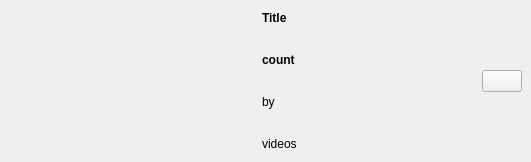
<?xml version="1.0" encoding="UTF-8"?>
<ui version="4.0">
 <class>PlayListItem</class>
 <widget class="QWidget" name="PlayListItem">
  <property name="geometry">
   <rect>
    <x>0</x>
    <y>0</y>
    <width>531</width>
    <height>162</height>
   </rect>
  </property>
  <property name="windowTitle">
   <string>Form</string>
  </property>
  <property name="styleSheet">
   <string notr="true"/>
  </property>
  <layout class="QHBoxLayout" name="horizontalLayout">
   <property name="leftMargin">
    <number>0</number>
   </property>
   <property name="topMargin">
    <number>0</number>
   </property>
   <property name="rightMargin">
    <number>0</number>
   </property>
   <property name="bottomMargin">
    <number>0</number>
   </property>
   <item>
    <widget class="QWidget" name="widget_2" native="true">
     <property name="styleSheet">
      <string notr="true">QWidget#widget_2{
	 background-image:url(:/icons/texture.png);
}
</string>
     </property>
     <layout class="QHBoxLayout" name="horizontalLayout_3">
      <property name="leftMargin">
       <number>0</number>
      </property>
      <property name="topMargin">
       <number>0</number>
      </property>
      <property name="rightMargin">
       <number>0</number>
      </property>
      <property name="bottomMargin">
       <number>0</number>
      </property>
      <item>
       <widget class="RemotePixmapLabel2" name="thumbnail">
        <property name="sizePolicy">
         <sizepolicy hsizetype="Minimum" vsizetype="Minimum">
          <horstretch>0</horstretch>
          <verstretch>0</verstretch>
         </sizepolicy>
        </property>
        <property name="minimumSize">
         <size>
          <width>256</width>
          <height>144</height>
         </size>
        </property>
        <property name="text">
         <string/>
        </property>
       </widget>
      </item>
      <item>
       <widget class="QWidget" name="widget" native="true">
        <property name="sizePolicy">
         <sizepolicy hsizetype="Expanding" vsizetype="Preferred">
          <horstretch>0</horstretch>
          <verstretch>0</verstretch>
         </sizepolicy>
        </property>
        <layout class="QHBoxLayout" name="horizontalLayout_2">
         <property name="leftMargin">
          <number>0</number>
         </property>
         <property name="topMargin">
          <number>0</number>
         </property>
         <property name="rightMargin">
          <number>0</number>
         </property>
         <property name="bottomMargin">
          <number>0</number>
         </property>
         <item>
          <layout class="QVBoxLayout" name="verticalLayout_2">
           <item>
            <widget class="ElidedLabel" name="title">
             <property name="sizePolicy">
              <sizepolicy hsizetype="Ignored" vsizetype="Preferred">
               <horstretch>0</horstretch>
               <verstretch>0</verstretch>
              </sizepolicy>
             </property>
             <property name="font">
              <font>
               <weight>75</weight>
               <bold>true</bold>
              </font>
             </property>
             <property name="text">
              <string>Title</string>
             </property>
            </widget>
           </item>
           <item>
            <widget class="QLabel" name="videoCount">
             <property name="sizePolicy">
              <sizepolicy hsizetype="Ignored" vsizetype="Preferred">
               <horstretch>0</horstretch>
               <verstretch>0</verstretch>
              </sizepolicy>
             </property>
             <property name="font">
              <font>
               <weight>75</weight>
               <bold>true</bold>
              </font>
             </property>
             <property name="text">
              <string>count</string>
             </property>
            </widget>
           </item>
           <item>
            <widget class="QLabel" name="by">
             <property name="sizePolicy">
              <sizepolicy hsizetype="Ignored" vsizetype="Preferred">
               <horstretch>0</horstretch>
               <verstretch>0</verstretch>
              </sizepolicy>
             </property>
             <property name="text">
              <string>by</string>
             </property>
            </widget>
           </item>
           <item>
            <widget class="QLabel" name="videos">
             <property name="sizePolicy">
              <sizepolicy hsizetype="Ignored" vsizetype="Preferred">
               <horstretch>0</horstretch>
               <verstretch>0</verstretch>
              </sizepolicy>
             </property>
             <property name="font">
              <font>
               <pointsize>9</pointsize>
               <italic>false</italic>
              </font>
             </property>
             <property name="text">
              <string>videos</string>
             </property>
            </widget>
           </item>
          </layout>
         </item>
        </layout>
       </widget>
      </item>
      <item>
       <layout class="QVBoxLayout" name="verticalLayout">
        <property name="rightMargin">
         <number>9</number>
        </property>
        <item>
         <widget class="QPushButton" name="menuButton">
          <property name="sizePolicy">
           <sizepolicy hsizetype="Maximum" vsizetype="Fixed">
            <horstretch>0</horstretch>
            <verstretch>0</verstretch>
           </sizepolicy>
          </property>
          <property name="text">
           <string/>
          </property>
          <property name="icon">
           <iconset resource="icons.qrc">
            <normaloff>:/icons/menu-line.png</normaloff>:/icons/menu-line.png</iconset>
          </property>
         </widget>
        </item>
       </layout>
      </item>
     </layout>
    </widget>
   </item>
  </layout>
 </widget>
 <customwidgets>
  <customwidget>
   <class>ElidedLabel</class>
   <extends>QLabel</extends>
   <header>elidedlabel.h</header>
  </customwidget>
  <customwidget>
   <class>RemotePixmapLabel2</class>
   <extends>QLabel</extends>
   <header>remotepixmaplabel2.h</header>
  </customwidget>
 </customwidgets>
 <resources>
  <include location="icons.qrc"/>
 </resources>
 <connections/>
</ui>
